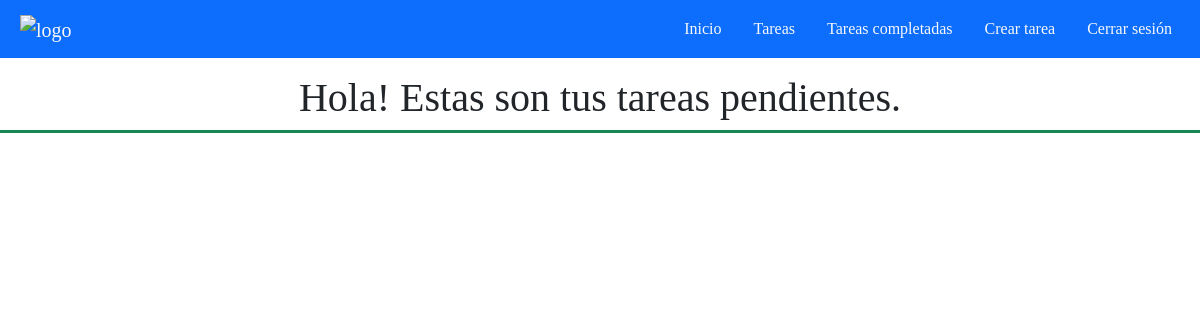
Before: /tasks/ (signed in) with the older database file.
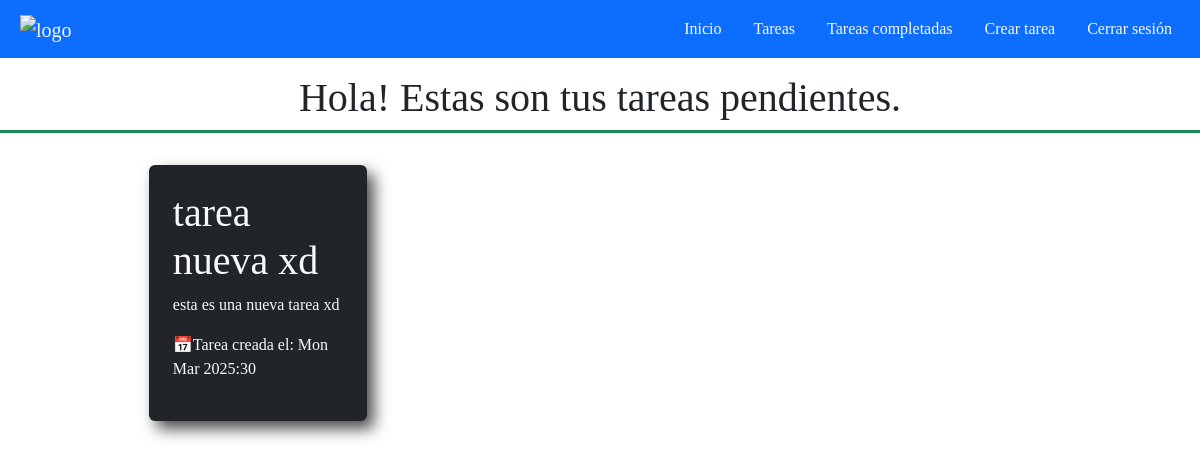
After: the same page with the newer database file.
### tasks/models.py (models this page shows, shortened)
class Task(models.Model):
    title = models.CharField(max_length=100)
    description = models.TextField(blank=True)
    created = models.DateTimeField(auto_now_add=True)
    datecompleted = models.DateTimeField(null=True,blank=True) #blank True es para que ese campo sea opcional
    important = models.BooleanField(default=False)
    user = models.ForeignKey(User, on_delete=models.CASCADE)

### tasks/views.py (the view)
# urls.py: path('tasks/',views.tasks, name='tasks'),
def tasks(request):
    if request.method == "GET":
        tasks = Task.objects.filter(user=request.user,datecompleted__isnull = True)
        return render(request,'tasks.html',{
            'tasks':tasks
        })

### tasks/templates/tasks.html (shortened to what this page needs)
{%extends 'base.html'%}
{%block content%}
    <h1 class="text-center mt-3 fs-1 border-3 border-bottom border-success d-flex align-center justify-content-center w-100 pb-2">Hola! Estas son tus tareas pendientes.</h1>
    <section class="tasks container-fluid row w-100">
            {%for task in tasks%}
                <div class="col-sm-12 col-xl-6 col-lg-4 col-md-4 d-flex justify-content-center align-items-center p-4">
                    <a href="{%url 'taskDetail' task.id%}" style="text-decoration: none;">
                        <div class="task p-4 h-100 w-75 bg-dark text-light rounded-2">
                            <h1>
                                {{task.title}}
                            </h1>
                            <p>
                                {{task.description}}
                            </p>
                            <p>📅Tarea creada el: {{task.created|date:'D M Y:i'}}</p>
                        </div>
                    </a>
                </div>
            {%endfor%}
    </section>
{%endblock%}

Changed rows visible on the page:
added Task: title "tarea nueva xd", description "esta es una nueva tarea xd", created "Mon Mar 2025:30"
